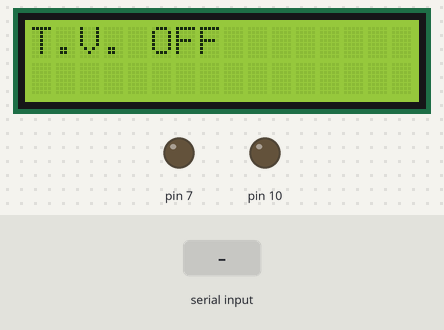
Recording of a sketch running on a simulated Arduino Uno, built with avr-gcc and run on an emulated ATmega328P. On the bench: 16×2 character LCD, output pins drawn as LEDs (lit = HIGH). Inputs (shaded band) come from the test bench. What the sketch prints to the serial monitor is not drawn.

Above: at 1.2 s.
1.3 s: "*change to channel 1" received over the second serial link
At 2.7 s:
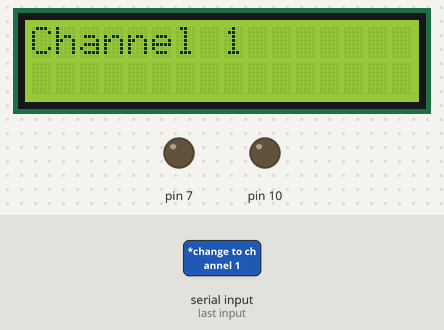
3.0 s: "*increase the volume" received over the second serial link
At 4.2 s:
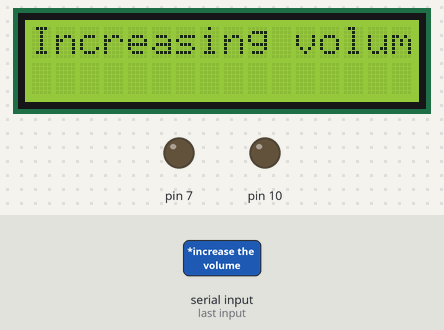
4.7 s: "*decrease the volume" received over the second serial link
At 5.5 s:
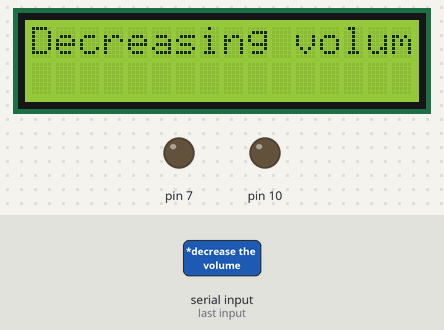
6.4 s: "*change to Channel V" received over the second serial link
At 7.9 s:
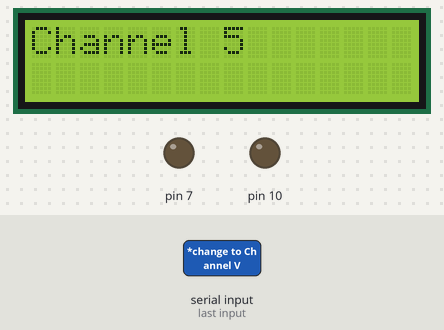
Timing chart, 0 to 9.1 s (numbered marks = the images above; inputs shaded):
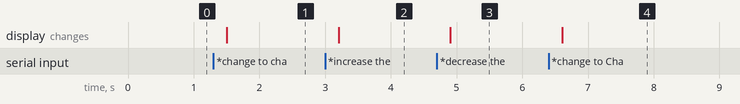

Measured:
- after the input at 1.3 s, the display: changes after 0.21 s (image 1)
- after the input at 3.0 s, the display: changes after 0.21 s (image 2)
- after the input at 4.7 s, the display: changes after 0.21 s (image 3)
- after the input at 6.4 s, the display: changes after 0.20 s (image 4)

The sketch:

voice_control_code_for_arduino_uno.ino
```cpp
#include <SoftwareSerial.h>
#include <LiquidCrystal.h>


LiquidCrystal lcd(12, 11, 5, 4, 3, 2);

SoftwareSerial BT(8, 9); //TX, RX respetively
String voice;

void setup()
{
 BT.begin(9600);
 Serial.begin(9600);

 lcd.begin(16, 2);
  lcd.clear();
  lcd.setCursor(0,0);
  lcd.print("T.V. OFF");
  pinMode(7, OUTPUT);
  pinMode(10, OUTPUT);

}
//-----------------------------------------------------------------------//
void loop()
{
  while (BT.available())
  {
  delay(10);
  char c = BT.read();
  if (c == '#')
    {
      break;
    }
  voice += c;
  }
    if (voice.length() > 0)
    {
    Serial.println(voice);

    if(voice == "*turn on the television")
    {
       lcd.clear();
    lcd.setCursor(0,0);
    lcd.print("T.V turning on");
    }

    if(voice == "*turn off the television")
    {
       lcd.clear();
    lcd.setCursor(0,0);
    lcd.print("T.V turning off");
    }

    if((voice == "*change to channel one")||(voice == "*change to channel 1"))
    {
       lcd.clear();
    lcd.setCursor(0,0);
    lcd.print("Channel 1");
    }

    if((voice == "*change to channel two")||(voice == "*change to channel 2"))
    {
       lcd.clear();
    lcd.setCursor(0,0);
    lcd.print("Channel 2");
    }

    if((voice == "*change to channel three")||(voice == "*change to channel 3"))
    {
       lcd.clear();
    lcd.setCursor(0,0);
    lcd.print("Channel 3");
    }

    if((voice == "*change to channel four")||(voice == "*change to channel 4"))
    {
       lcd.clear();
    lcd.setCursor(0,0);
    lcd.print("Channel 4");
    }

    if((voice == "*change to Channel V")||(voice == "*change to channel 5"))
    {
       lcd.clear();
    lcd.setCursor(0,0);
    lcd.print("Channel 5");
    }

    if(voice == "*increase the volume")
    {
       lcd.clear();
    lcd.setCursor(0,0);
    lcd.print("Increasing volumne");
    }

      if(voice == "*decrease the volume")
    {
       lcd.clear();
    lcd.setCursor(0,0);
    lcd.print("Decreasing volumne");
    }


      if(voice == "*turn on coffee machine")
    {
       digitalWrite(7, HIGH);
    }


      if(voice == "*turn off coffee machine")
    {
      digitalWrite(7, LOW);
    }

     if(voice == "*turn on the bulb")
    {
       digitalWrite(10, HIGH);
    }

    if(voice == "*turn off the bulb")
    {
       digitalWrite(10, LOW);
    }

    voice="";
    }

  } 
```
